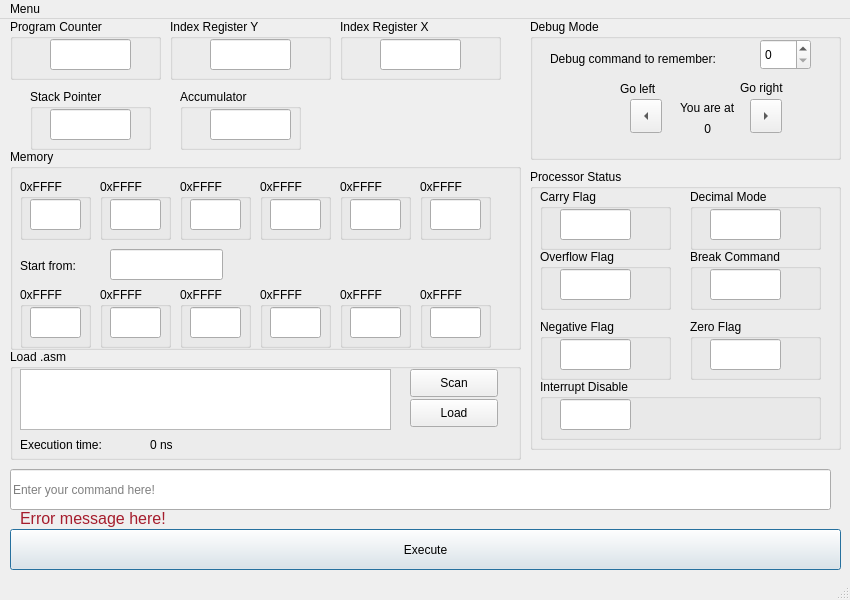
<?xml version="1.0" encoding="UTF-8"?>
<ui version="4.0">
 <class>cpu6502_mainwindow</class>
 <widget class="QMainWindow" name="cpu6502_mainwindow">
  <property name="windowModality">
   <enum>Qt::ApplicationModal</enum>
  </property>
  <property name="enabled">
   <bool>true</bool>
  </property>
  <property name="geometry">
   <rect>
    <x>0</x>
    <y>0</y>
    <width>850</width>
    <height>600</height>
   </rect>
  </property>
  <property name="sizePolicy">
   <sizepolicy hsizetype="Fixed" vsizetype="Fixed">
    <horstretch>1</horstretch>
    <verstretch>1</verstretch>
   </sizepolicy>
  </property>
  <property name="minimumSize">
   <size>
    <width>850</width>
    <height>600</height>
   </size>
  </property>
  <property name="maximumSize">
   <size>
    <width>850</width>
    <height>600</height>
   </size>
  </property>
  <property name="focusPolicy">
   <enum>Qt::NoFocus</enum>
  </property>
  <property name="windowTitle">
   <string>Cpu6502 - Interpreter</string>
  </property>
  <property name="windowIcon">
   <iconset>
    <normaloff>images/cpu-line.svg</normaloff>images/cpu-line.svg</iconset>
  </property>
  <widget class="QWidget" name="centralwidget">
   <property name="sizePolicy">
    <sizepolicy hsizetype="Preferred" vsizetype="Preferred">
     <horstretch>0</horstretch>
     <verstretch>0</verstretch>
    </sizepolicy>
   </property>
   <widget class="QPushButton" name="ExecuteButton">
    <property name="geometry">
     <rect>
      <x>10</x>
      <y>510</y>
      <width>831</width>
      <height>41</height>
     </rect>
    </property>
    <property name="text">
     <string>Execute</string>
    </property>
    <property name="autoDefault">
     <bool>true</bool>
    </property>
    <property name="default">
     <bool>true</bool>
    </property>
   </widget>
   <widget class="QLabel" name="label_error_message">
    <property name="geometry">
     <rect>
      <x>20</x>
      <y>490</y>
      <width>811</width>
      <height>18</height>
     </rect>
    </property>
    <property name="font">
     <font>
      <pointsize>12</pointsize>
      <italic>false</italic>
      <bold>false</bold>
      <underline>false</underline>
      <stylestrategy>PreferDefault</stylestrategy>
      <kerning>true</kerning>
     </font>
    </property>
    <property name="styleSheet">
     <string notr="true">color: rgb(165, 29, 45);</string>
    </property>
    <property name="text">
     <string>Error message here!</string>
    </property>
   </widget>
   <widget class="QGroupBox" name="DebugModeBox">
    <property name="geometry">
     <rect>
      <x>530</x>
      <y>0</y>
      <width>311</width>
      <height>141</height>
     </rect>
    </property>
    <property name="toolTip">
     <string>&lt;html&gt;&lt;head/&gt;&lt;body&gt;&lt;p&gt;&lt;br/&gt;&lt;/p&gt;&lt;/body&gt;&lt;/html&gt;</string>
    </property>
    <property name="whatsThis">
     <string>&lt;html&gt;&lt;head/&gt;&lt;body&gt;&lt;p&gt;&lt;br/&gt;&lt;/p&gt;&lt;/body&gt;&lt;/html&gt;</string>
    </property>
    <property name="title">
     <string>Debug Mode</string>
    </property>
    <widget class="QLabel" name="label_debug_where_i_am">
     <property name="geometry">
      <rect>
       <x>140</x>
       <y>100</y>
       <width>41</width>
       <height>20</height>
      </rect>
     </property>
     <property name="text">
      <string>0</string>
     </property>
     <property name="alignment">
      <set>Qt::AlignRight|Qt::AlignTrailing|Qt::AlignVCenter</set>
     </property>
    </widget>
    <widget class="QToolButton" name="CommandGoRight">
     <property name="geometry">
      <rect>
       <x>220</x>
       <y>80</y>
       <width>32</width>
       <height>34</height>
      </rect>
     </property>
     <property name="text">
      <string>...</string>
     </property>
     <property name="arrowType">
      <enum>Qt::RightArrow</enum>
     </property>
    </widget>
    <widget class="QLabel" name="label_2">
     <property name="geometry">
      <rect>
       <x>90</x>
       <y>60</y>
       <width>61</width>
       <height>20</height>
      </rect>
     </property>
     <property name="text">
      <string>Go left</string>
     </property>
    </widget>
    <widget class="QSpinBox" name="spinCommandToRemember">
     <property name="geometry">
      <rect>
       <x>230</x>
       <y>20</y>
       <width>51</width>
       <height>31</height>
      </rect>
     </property>
    </widget>
    <widget class="QToolButton" name="CommandGoLeft">
     <property name="geometry">
      <rect>
       <x>100</x>
       <y>80</y>
       <width>32</width>
       <height>34</height>
      </rect>
     </property>
     <property name="text">
      <string>...</string>
     </property>
     <property name="arrowType">
      <enum>Qt::LeftArrow</enum>
     </property>
    </widget>
    <widget class="QLabel" name="label">
     <property name="geometry">
      <rect>
       <x>20</x>
       <y>30</y>
       <width>231</width>
       <height>20</height>
      </rect>
     </property>
     <property name="text">
      <string>Debug command to remember:</string>
     </property>
    </widget>
    <widget class="QLabel" name="label_3">
     <property name="geometry">
      <rect>
       <x>210</x>
       <y>60</y>
       <width>71</width>
       <height>18</height>
      </rect>
     </property>
     <property name="text">
      <string>Go right</string>
     </property>
    </widget>
    <widget class="QLabel" name="label_4">
     <property name="geometry">
      <rect>
       <x>150</x>
       <y>80</y>
       <width>61</width>
       <height>18</height>
      </rect>
     </property>
     <property name="text">
      <string>You are at</string>
     </property>
    </widget>
   </widget>
   <widget class="QGroupBox" name="PC_group">
    <property name="geometry">
     <rect>
      <x>10</x>
      <y>0</y>
      <width>151</width>
      <height>61</height>
     </rect>
    </property>
    <property name="title">
     <string>Program Counter</string>
    </property>
    <widget class="QLineEdit" name="PC_value">
     <property name="geometry">
      <rect>
       <x>40</x>
       <y>20</y>
       <width>81</width>
       <height>31</height>
      </rect>
     </property>
     <property name="inputMethodHints">
      <set>Qt::ImhDigitsOnly|Qt::ImhPreferNumbers</set>
     </property>
    </widget>
   </widget>
   <widget class="QGroupBox" name="SP_group">
    <property name="geometry">
     <rect>
      <x>30</x>
      <y>70</y>
      <width>121</width>
      <height>61</height>
     </rect>
    </property>
    <property name="title">
     <string>Stack Pointer</string>
    </property>
    <widget class="QLineEdit" name="SP_value">
     <property name="geometry">
      <rect>
       <x>20</x>
       <y>20</y>
       <width>81</width>
       <height>31</height>
      </rect>
     </property>
     <property name="inputMethodHints">
      <set>Qt::ImhDigitsOnly|Qt::ImhPreferNumbers</set>
     </property>
    </widget>
   </widget>
   <widget class="QGroupBox" name="ACU_group">
    <property name="geometry">
     <rect>
      <x>180</x>
      <y>70</y>
      <width>121</width>
      <height>61</height>
     </rect>
    </property>
    <property name="title">
     <string>Accumulator</string>
    </property>
    <widget class="QLineEdit" name="ACU_value">
     <property name="geometry">
      <rect>
       <x>30</x>
       <y>20</y>
       <width>81</width>
       <height>31</height>
      </rect>
     </property>
     <property name="inputMethodHints">
      <set>Qt::ImhDigitsOnly|Qt::ImhPreferNumbers</set>
     </property>
    </widget>
   </widget>
   <widget class="QGroupBox" name="IRX_group">
    <property name="geometry">
     <rect>
      <x>340</x>
      <y>0</y>
      <width>161</width>
      <height>61</height>
     </rect>
    </property>
    <property name="title">
     <string>Index Register X</string>
    </property>
    <widget class="QLineEdit" name="IRX_value">
     <property name="geometry">
      <rect>
       <x>40</x>
       <y>20</y>
       <width>81</width>
       <height>31</height>
      </rect>
     </property>
     <property name="inputMethodHints">
      <set>Qt::ImhDigitsOnly|Qt::ImhPreferNumbers</set>
     </property>
    </widget>
   </widget>
   <widget class="QGroupBox" name="IRY_group">
    <property name="geometry">
     <rect>
      <x>170</x>
      <y>0</y>
      <width>161</width>
      <height>61</height>
     </rect>
    </property>
    <property name="title">
     <string>Index Register Y</string>
    </property>
    <widget class="QLineEdit" name="IRY_value">
     <property name="geometry">
      <rect>
       <x>40</x>
       <y>20</y>
       <width>81</width>
       <height>31</height>
      </rect>
     </property>
     <property name="inputMethodHints">
      <set>Qt::ImhDigitsOnly|Qt::ImhPreferNumbers</set>
     </property>
    </widget>
   </widget>
   <widget class="QGroupBox" name="PS_group">
    <property name="geometry">
     <rect>
      <x>530</x>
      <y>150</y>
      <width>311</width>
      <height>281</height>
     </rect>
    </property>
    <property name="title">
     <string>Processor Status</string>
    </property>
    <widget class="QGroupBox" name="CarryFlag_Group">
     <property name="geometry">
      <rect>
       <x>10</x>
       <y>20</y>
       <width>131</width>
       <height>61</height>
      </rect>
     </property>
     <property name="title">
      <string>Carry Flag</string>
     </property>
     <widget class="QLineEdit" name="CF_value">
      <property name="geometry">
       <rect>
        <x>20</x>
        <y>20</y>
        <width>71</width>
        <height>31</height>
       </rect>
      </property>
      <property name="inputMethodHints">
       <set>Qt::ImhDigitsOnly|Qt::ImhPreferNumbers</set>
      </property>
     </widget>
    </widget>
    <widget class="QGroupBox" name="OverflowFlag_group">
     <property name="geometry">
      <rect>
       <x>10</x>
       <y>80</y>
       <width>131</width>
       <height>61</height>
      </rect>
     </property>
     <property name="title">
      <string>Overflow Flag</string>
     </property>
     <widget class="QLineEdit" name="OF_value">
      <property name="geometry">
       <rect>
        <x>20</x>
        <y>20</y>
        <width>71</width>
        <height>31</height>
       </rect>
      </property>
      <property name="inputMethodHints">
       <set>Qt::ImhDigitsOnly|Qt::ImhPreferNumbers</set>
      </property>
     </widget>
    </widget>
    <widget class="QGroupBox" name="DecimalMode_group">
     <property name="geometry">
      <rect>
       <x>160</x>
       <y>20</y>
       <width>131</width>
       <height>61</height>
      </rect>
     </property>
     <property name="title">
      <string>Decimal Mode</string>
     </property>
     <widget class="QLineEdit" name="DM_value">
      <property name="geometry">
       <rect>
        <x>20</x>
        <y>20</y>
        <width>71</width>
        <height>31</height>
       </rect>
      </property>
      <property name="inputMethodHints">
       <set>Qt::ImhDigitsOnly|Qt::ImhPreferNumbers</set>
      </property>
     </widget>
    </widget>
    <widget class="QGroupBox" name="BreakCommand_group">
     <property name="geometry">
      <rect>
       <x>160</x>
       <y>80</y>
       <width>131</width>
       <height>61</height>
      </rect>
     </property>
     <property name="title">
      <string>Break Command</string>
     </property>
     <widget class="QLineEdit" name="BC_value">
      <property name="geometry">
       <rect>
        <x>20</x>
        <y>20</y>
        <width>71</width>
        <height>31</height>
       </rect>
      </property>
      <property name="inputMethodHints">
       <set>Qt::ImhDigitsOnly|Qt::ImhPreferNumbers</set>
      </property>
     </widget>
    </widget>
    <widget class="QGroupBox" name="ZeroFlag_group">
     <property name="geometry">
      <rect>
       <x>160</x>
       <y>150</y>
       <width>131</width>
       <height>61</height>
      </rect>
     </property>
     <property name="title">
      <string>Zero Flag</string>
     </property>
     <widget class="QLineEdit" name="ZF_value">
      <property name="geometry">
       <rect>
        <x>20</x>
        <y>20</y>
        <width>71</width>
        <height>31</height>
       </rect>
      </property>
      <property name="inputMethodHints">
       <set>Qt::ImhDigitsOnly|Qt::ImhPreferNumbers</set>
      </property>
     </widget>
    </widget>
    <widget class="QGroupBox" name="NegativeFlag_group">
     <property name="geometry">
      <rect>
       <x>10</x>
       <y>150</y>
       <width>131</width>
       <height>61</height>
      </rect>
     </property>
     <property name="title">
      <string>Negative Flag</string>
     </property>
     <widget class="QLineEdit" name="NF_value">
      <property name="geometry">
       <rect>
        <x>20</x>
        <y>20</y>
        <width>71</width>
        <height>31</height>
       </rect>
      </property>
      <property name="inputMethodHints">
       <set>Qt::ImhDigitsOnly|Qt::ImhPreferNumbers</set>
      </property>
     </widget>
    </widget>
    <widget class="QGroupBox" name="InterruptDisable_group">
     <property name="geometry">
      <rect>
       <x>10</x>
       <y>210</y>
       <width>281</width>
       <height>61</height>
      </rect>
     </property>
     <property name="title">
      <string>Interrupt Disable</string>
     </property>
     <widget class="QLineEdit" name="ID_value">
      <property name="geometry">
       <rect>
        <x>20</x>
        <y>20</y>
        <width>71</width>
        <height>31</height>
       </rect>
      </property>
      <property name="inputMethodHints">
       <set>Qt::ImhDigitsOnly|Qt::ImhPreferNumbers</set>
      </property>
     </widget>
    </widget>
   </widget>
   <widget class="QGroupBox" name="memory_group">
    <property name="geometry">
     <rect>
      <x>10</x>
      <y>130</y>
      <width>511</width>
      <height>201</height>
     </rect>
    </property>
    <property name="title">
     <string>Memory</string>
    </property>
    <widget class="QGroupBox" name="MemorySP0">
     <property name="geometry">
      <rect>
       <x>10</x>
       <y>30</y>
       <width>71</width>
       <height>61</height>
      </rect>
     </property>
     <property name="title">
      <string>0xFFFF</string>
     </property>
     <widget class="QLineEdit" name="MemorySPEdit0">
      <property name="geometry">
       <rect>
        <x>10</x>
        <y>20</y>
        <width>51</width>
        <height>31</height>
       </rect>
      </property>
      <property name="inputMethodHints">
       <set>Qt::ImhDigitsOnly|Qt::ImhPreferNumbers</set>
      </property>
     </widget>
    </widget>
    <widget class="QGroupBox" name="MemorySP1">
     <property name="geometry">
      <rect>
       <x>90</x>
       <y>30</y>
       <width>71</width>
       <height>61</height>
      </rect>
     </property>
     <property name="title">
      <string>0xFFFF</string>
     </property>
     <widget class="QLineEdit" name="MemorySPEdit1">
      <property name="geometry">
       <rect>
        <x>10</x>
        <y>20</y>
        <width>51</width>
        <height>31</height>
       </rect>
      </property>
      <property name="inputMethodHints">
       <set>Qt::ImhDigitsOnly|Qt::ImhPreferNumbers</set>
      </property>
     </widget>
    </widget>
    <widget class="QGroupBox" name="MemorySP2">
     <property name="geometry">
      <rect>
       <x>170</x>
       <y>30</y>
       <width>71</width>
       <height>61</height>
      </rect>
     </property>
     <property name="title">
      <string>0xFFFF</string>
     </property>
     <widget class="QLineEdit" name="MemorySPEdit2">
      <property name="geometry">
       <rect>
        <x>10</x>
        <y>20</y>
        <width>51</width>
        <height>31</height>
       </rect>
      </property>
      <property name="inputMethodHints">
       <set>Qt::ImhDigitsOnly|Qt::ImhPreferNumbers</set>
      </property>
     </widget>
    </widget>
    <widget class="QGroupBox" name="MemorySP3">
     <property name="geometry">
      <rect>
       <x>250</x>
       <y>30</y>
       <width>71</width>
       <height>61</height>
      </rect>
     </property>
     <property name="title">
      <string>0xFFFF</string>
     </property>
     <widget class="QLineEdit" name="MemorySPEdit3">
      <property name="geometry">
       <rect>
        <x>10</x>
        <y>20</y>
        <width>51</width>
        <height>31</height>
       </rect>
      </property>
      <property name="inputMethodHints">
       <set>Qt::ImhDigitsOnly|Qt::ImhPreferNumbers</set>
      </property>
     </widget>
    </widget>
    <widget class="QGroupBox" name="MemorySP4">
     <property name="geometry">
      <rect>
       <x>330</x>
       <y>30</y>
       <width>71</width>
       <height>61</height>
      </rect>
     </property>
     <property name="title">
      <string>0xFFFF</string>
     </property>
     <widget class="QLineEdit" name="MemorySPEdit4">
      <property name="geometry">
       <rect>
        <x>10</x>
        <y>20</y>
        <width>51</width>
        <height>31</height>
       </rect>
      </property>
      <property name="inputMethodHints">
       <set>Qt::ImhDigitsOnly|Qt::ImhPreferNumbers</set>
      </property>
     </widget>
    </widget>
    <widget class="QGroupBox" name="MemorySP5">
     <property name="geometry">
      <rect>
       <x>410</x>
       <y>30</y>
       <width>71</width>
       <height>61</height>
      </rect>
     </property>
     <property name="title">
      <string>0xFFFF</string>
     </property>
     <widget class="QLineEdit" name="MemorySPEdit5">
      <property name="geometry">
       <rect>
        <x>10</x>
        <y>20</y>
        <width>51</width>
        <height>31</height>
       </rect>
      </property>
      <property name="inputMethodHints">
       <set>Qt::ImhDigitsOnly|Qt::ImhPreferNumbers</set>
      </property>
     </widget>
    </widget>
    <widget class="QGroupBox" name="MemoryStart0">
     <property name="geometry">
      <rect>
       <x>10</x>
       <y>138</y>
       <width>71</width>
       <height>61</height>
      </rect>
     </property>
     <property name="title">
      <string>0xFFFF</string>
     </property>
     <widget class="QLineEdit" name="MemoryStartEdit0">
      <property name="geometry">
       <rect>
        <x>10</x>
        <y>20</y>
        <width>51</width>
        <height>31</height>
       </rect>
      </property>
      <property name="inputMethodHints">
       <set>Qt::ImhDigitsOnly|Qt::ImhPreferNumbers</set>
      </property>
     </widget>
    </widget>
    <widget class="QGroupBox" name="MemoryStart1">
     <property name="geometry">
      <rect>
       <x>90</x>
       <y>138</y>
       <width>71</width>
       <height>61</height>
      </rect>
     </property>
     <property name="title">
      <string>0xFFFF</string>
     </property>
     <widget class="QLineEdit" name="MemoryStartEdit1">
      <property name="geometry">
       <rect>
        <x>10</x>
        <y>20</y>
        <width>51</width>
        <height>31</height>
       </rect>
      </property>
      <property name="inputMethodHints">
       <set>Qt::ImhDigitsOnly|Qt::ImhPreferNumbers</set>
      </property>
     </widget>
    </widget>
    <widget class="QGroupBox" name="MemoryStart5">
     <property name="geometry">
      <rect>
       <x>410</x>
       <y>138</y>
       <width>71</width>
       <height>61</height>
      </rect>
     </property>
     <property name="title">
      <string>0xFFFF</string>
     </property>
     <widget class="QLineEdit" name="MemoryStartEdit5">
      <property name="geometry">
       <rect>
        <x>10</x>
        <y>20</y>
        <width>51</width>
        <height>31</height>
       </rect>
      </property>
      <property name="inputMethodHints">
       <set>Qt::ImhDigitsOnly|Qt::ImhPreferNumbers</set>
      </property>
     </widget>
    </widget>
    <widget class="QGroupBox" name="MemoryStart3">
     <property name="geometry">
      <rect>
       <x>250</x>
       <y>138</y>
       <width>71</width>
       <height>61</height>
      </rect>
     </property>
     <property name="title">
      <string>0xFFFF</string>
     </property>
     <widget class="QLineEdit" name="MemoryStartEdit3">
      <property name="geometry">
       <rect>
        <x>10</x>
        <y>20</y>
        <width>51</width>
        <height>31</height>
       </rect>
      </property>
      <property name="inputMethodHints">
       <set>Qt::ImhDigitsOnly|Qt::ImhPreferNumbers</set>
      </property>
     </widget>
    </widget>
    <widget class="QGroupBox" name="MemoryStart4">
     <property name="geometry">
      <rect>
       <x>330</x>
       <y>138</y>
       <width>71</width>
       <height>61</height>
      </rect>
     </property>
     <property name="title">
      <string>0xFFFF</string>
     </property>
     <widget class="QLineEdit" name="MemoryStartEdit4">
      <property name="geometry">
       <rect>
        <x>10</x>
        <y>20</y>
        <width>51</width>
        <height>31</height>
       </rect>
      </property>
      <property name="inputMethodHints">
       <set>Qt::ImhDigitsOnly|Qt::ImhPreferNumbers</set>
      </property>
     </widget>
    </widget>
    <widget class="QGroupBox" name="MemoryStart2">
     <property name="geometry">
      <rect>
       <x>170</x>
       <y>138</y>
       <width>71</width>
       <height>61</height>
      </rect>
     </property>
     <property name="title">
      <string>0xFFFF</string>
     </property>
     <widget class="QLineEdit" name="MemoryStartEdit2">
      <property name="geometry">
       <rect>
        <x>10</x>
        <y>20</y>
        <width>51</width>
        <height>31</height>
       </rect>
      </property>
      <property name="inputMethodHints">
       <set>Qt::ImhDigitsOnly|Qt::ImhPreferNumbers</set>
      </property>
     </widget>
    </widget>
    <widget class="QLabel" name="label_5">
     <property name="geometry">
      <rect>
       <x>10</x>
       <y>108</y>
       <width>101</width>
       <height>18</height>
      </rect>
     </property>
     <property name="text">
      <string>Start from:</string>
     </property>
    </widget>
    <widget class="QLineEdit" name="ShowMemoryStartAt">
     <property name="geometry">
      <rect>
       <x>100</x>
       <y>100</y>
       <width>113</width>
       <height>31</height>
      </rect>
     </property>
    </widget>
   </widget>
   <widget class="QGroupBox" name="LoadASM_group">
    <property name="geometry">
     <rect>
      <x>10</x>
      <y>330</y>
      <width>511</width>
      <height>111</height>
     </rect>
    </property>
    <property name="title">
     <string>Load .asm</string>
    </property>
    <widget class="QPushButton" name="ScanASM">
     <property name="geometry">
      <rect>
       <x>400</x>
       <y>20</y>
       <width>88</width>
       <height>28</height>
      </rect>
     </property>
     <property name="text">
      <string>Scan</string>
     </property>
    </widget>
    <widget class="QPushButton" name="LoadASM">
     <property name="geometry">
      <rect>
       <x>400</x>
       <y>50</y>
       <width>88</width>
       <height>28</height>
      </rect>
     </property>
     <property name="text">
      <string>Load</string>
     </property>
    </widget>
    <widget class="QListWidget" name="listWidget">
     <property name="geometry">
      <rect>
       <x>10</x>
       <y>20</y>
       <width>371</width>
       <height>61</height>
      </rect>
     </property>
    </widget>
    <widget class="QLabel" name="label_time_to_execute">
     <property name="geometry">
      <rect>
       <x>10</x>
       <y>80</y>
       <width>131</width>
       <height>31</height>
      </rect>
     </property>
     <property name="text">
      <string>Execution time:</string>
     </property>
    </widget>
    <widget class="QLabel" name="time_to_execute">
     <property name="geometry">
      <rect>
       <x>140</x>
       <y>80</y>
       <width>71</width>
       <height>31</height>
      </rect>
     </property>
     <property name="text">
      <string>0 ns</string>
     </property>
    </widget>
   </widget>
   <widget class="QLineEdit" name="CpuCommandLine">
    <property name="geometry">
     <rect>
      <x>10</x>
      <y>450</y>
      <width>821</width>
      <height>41</height>
     </rect>
    </property>
    <property name="focusPolicy">
     <enum>Qt::StrongFocus</enum>
    </property>
    <property name="statusTip">
     <string/>
    </property>
    <property name="inputMask">
     <string/>
    </property>
    <property name="text">
     <string/>
    </property>
    <property name="placeholderText">
     <string>Enter your command here!</string>
    </property>
   </widget>
  </widget>
  <widget class="QMenuBar" name="menubar">
   <property name="geometry">
    <rect>
     <x>0</x>
     <y>0</y>
     <width>850</width>
     <height>23</height>
    </rect>
   </property>
   <widget class="QMenu" name="menuMenu">
    <property name="title">
     <string>Menu</string>
    </property>
    <addaction name="actionDebug_mode"/>
    <addaction name="actionHex_mode"/>
    <addaction name="actionRefresh_program"/>
    <addaction name="separator"/>
    <addaction name="actionReset_program"/>
    <addaction name="separator"/>
   </widget>
   <addaction name="menuMenu"/>
  </widget>
  <widget class="QStatusBar" name="statusbar"/>
  <action name="actionLoad_asm">
   <property name="text">
    <string>Load .asm</string>
   </property>
  </action>
  <action name="actionReset_program">
   <property name="text">
    <string>Reset program</string>
   </property>
  </action>
  <action name="actionDebug_mode">
   <property name="checkable">
    <bool>true</bool>
   </property>
   <property name="text">
    <string>Debug mode</string>
   </property>
  </action>
  <action name="actionClear_file">
   <property name="text">
    <string>Clear file</string>
   </property>
  </action>
  <action name="actionRefresh_program">
   <property name="text">
    <string>Refresh program</string>
   </property>
  </action>
  <action name="actionHex_mode">
   <property name="checkable">
    <bool>true</bool>
   </property>
   <property name="text">
    <string>Hex mode</string>
   </property>
  </action>
 </widget>
 <resources/>
 <connections/>
</ui>
